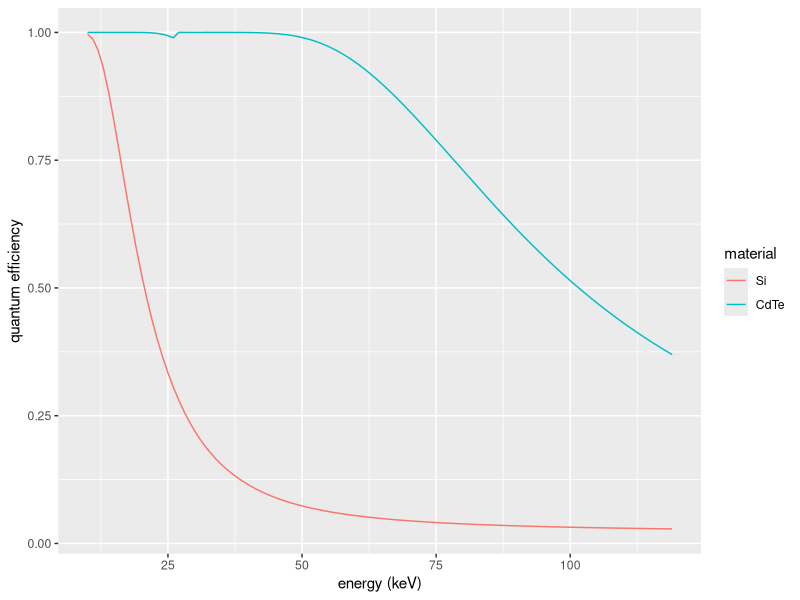
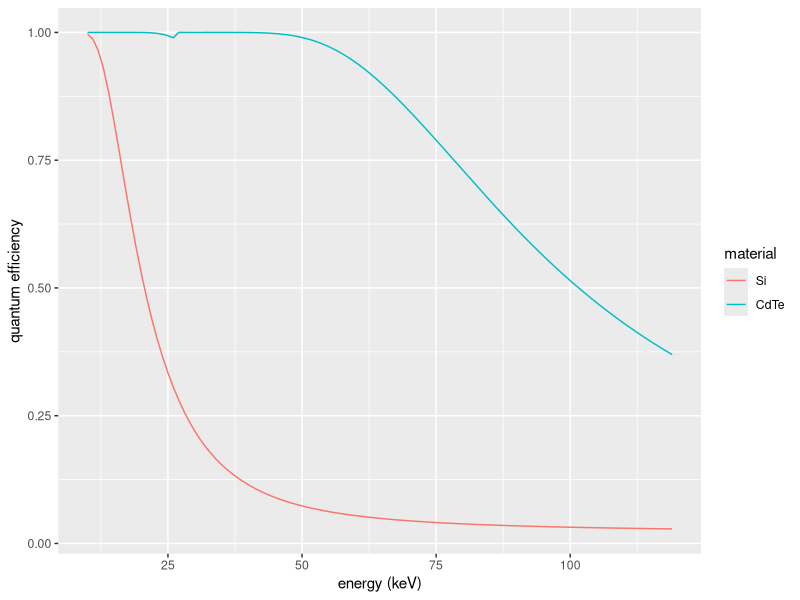

The R source for these figures, in order:
#!/usr/bin/env Rscript

library(ggplot2)
library(data.table)

dt = fread("efficiency_table.csv")
print(dt)

molten = melt(dt, id.vars="energy")
print(molten)

plot = ggplot(molten, aes(x=energy, y=value, color=variable)) +
    geom_line() +
    xlab("energy (keV)") +
    ylab("quantum efficiency") +
    labs(color="material")

X11()
print(plot)
width = 6
factor = 0.618
height = width * factor
ggsave("efficiency.png", plot, width=width, height=height, dpi=300)
invisible(readLines(con="stdin", 1))
